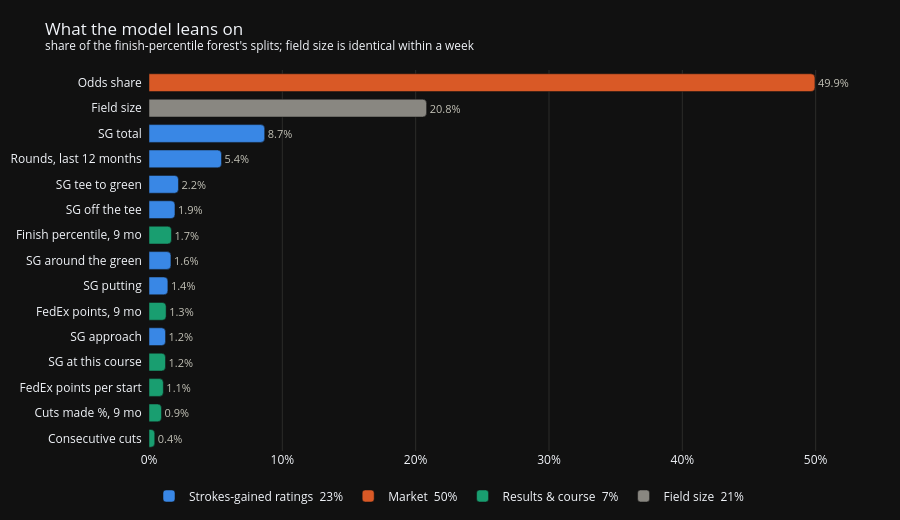

Here is the notebook cell this chart was saved with:
### Markdown cell above
### 7b. What the model leans on

Each feature's share of the finish-percentile forest's splits, coloured by kind; the legend
gives each kind's total. Read the strokes-gained ratings as a group: they overlap
(`SGA_T2G` is off the tee + approach + around the green), so they split credit between them.
`FIELD_SIZE` ranks high but is the same for every golfer in a week: it scales finish
percentiles across fields of different sizes and cannot reorder this week's field.

### Code cell
model.importance_chart(importances)

### Figure 1 — Plotly figure (JSON) as saved in the notebook; plotly's stock layout.template omitted (floating-point values rounded to 4 significant figures)
{"data": [{"cliponaxis": false, "customdata": ["SGA_APP", "SGA_PUTT", "SGA_ARG", "SGA_OTT", "SGA_T2G", "SGA_ROUNDS_12M", "SGA_TOTAL"], "hovertemplate": "%{customdata}: %{x:.1%}<extra></extra>", "marker": {"color": "#3987e5", "cornerradius": 4}, "name": "Strokes-gained ratings  23%", "orientation": "h", "text": ["1.2%", "1.4%", "1.6%", "1.9%", "2.2%", "5.4%", "8.7%"], "textfont": {"color": "#c3c2b7", "size": 11}, "textposition": "outside", "type": "bar", "x": [0.01241, 0.01416, 0.01645, 0.01948, 0.0221, 0.05439, 0.08677], "y": ["SG approach", "SG putting", "SG around the green", "SG off the tee", "SG tee to green", "Rounds, last 12 months", "SG total"]}, {"cliponaxis": false, "customdata": ["ODDS_SHARE"], "hovertemplate": "%{customdata}: %{x:.1%}<extra></extra>", "marker": {"color": "#d95926", "cornerradius": 4}, "name": "Market  50%", "orientation": "h", "text": ["49.9%"], "textfont": {"color": "#c3c2b7", "size": 11}, "textposition": "outside", "type": "bar", "x": [0.4995], "y": ["Odds share"]}, {"cliponaxis": false, "customdata": ["CONSECUTIVE_CUTS", "CUT_PERCENTAGE", "form_density", "SG_CH_SHRUNK", "FEDEX_CUP_POINTS", "PCT_FORM_SHRUNK"], "hovertemplate": "%{customdata}: %{x:.1%}<extra></extra>", "marker": {"color": "#199e70", "cornerradius": 4}, "name": "Results & course  7%", "orientation": "h", "text": ["0.4%", "0.9%", "1.1%", "1.2%", "1.3%", "1.7%"], "textfont": {"color": "#c3c2b7", "size": 11}, "textposition": "outside", "type": "bar", "x": [0.004315, 0.009372, 0.01076, 0.0124, 0.01285, 0.01687], "y": ["Consecutive cuts", "Cuts made %, 9 mo", "FedEx points per start", "SG at this course", "FedEx points, 9 mo", "Finish percentile, 9 mo"]}, {"cliponaxis": false, "customdata": ["FIELD_SIZE"], "hovertemplate": "%{customdata}: %{x:.1%}<extra></extra>", "marker": {"color": "#898781", "cornerradius": 4}, "name": "Field size  21%", "orientation": "h", "text": ["20.8%"], "textfont": {"color": "#c3c2b7", "size": 11}, "textposition": "outside", "type": "bar", "x": [0.2082], "y": ["Field size"]}], "layout": {"bargap": 0.3, "barmode": "overlay", "height": 520, "legend": {"orientation": "h", "traceorder": "normal", "x": 0, "y": -0.08}, "margin": {"b": 30, "l": 10, "r": 50, "t": 70}, "title": {"text": "What the model leans on<br><sup>share of the finish-percentile forest's splits; field size is identical within a week</sup>"}, "xaxis": {"gridcolor": "#2c2c2a", "tickformat": ".0%", "zeroline": false}, "yaxis": {"categoryarray": ["Consecutive cuts", "Cuts made %, 9 mo", "FedEx points per start", "SG at this course", "SG approach", "FedEx points, 9 mo", "SG putting", "SG around the green", "Finish percentile, 9 mo", "SG off the tee", "SG tee to green", "Rounds, last 12 months", "SG total", "Field size", "Odds share"], "categoryorder": "array", "ticksuffix": "  "}}}
